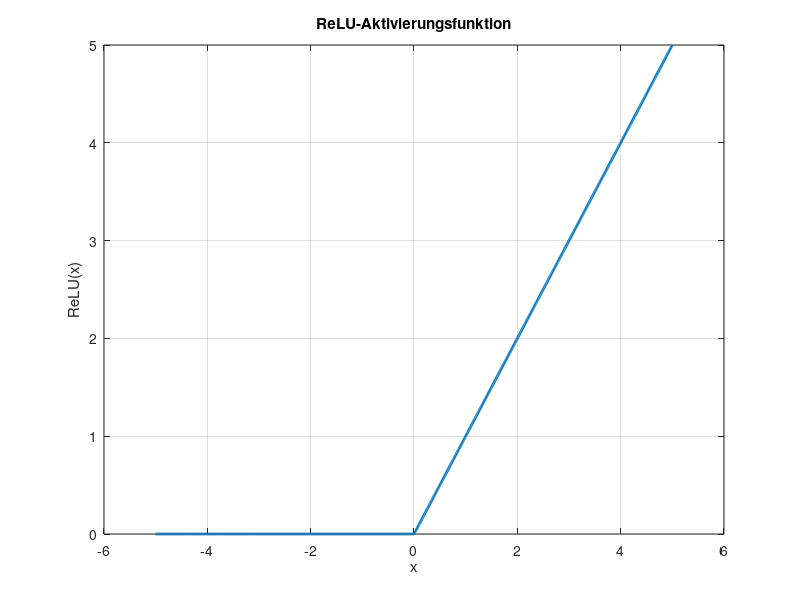
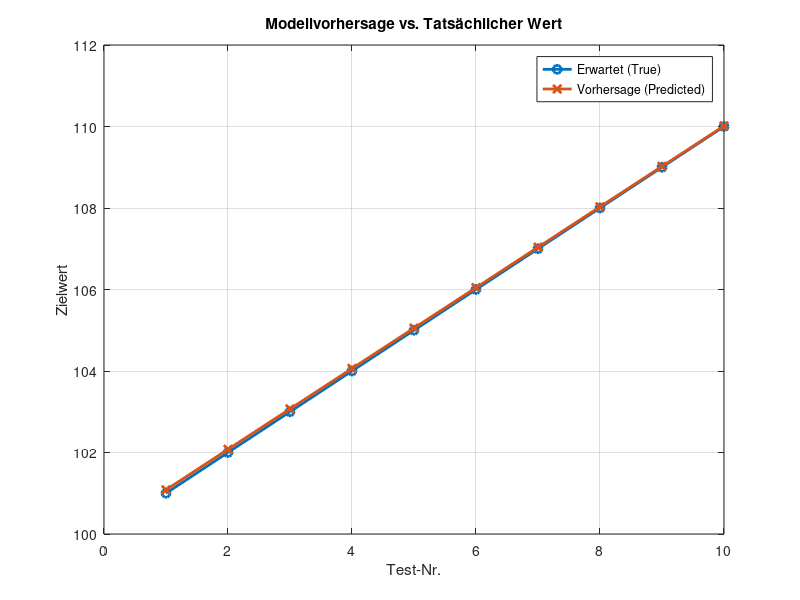

Write MATLAB code to recreate these figures, in order.
clc; clear;

% --- DATENERZEUGUNG UND NORMALISIERUNG ---

% Wir erzeugen ein Trainingsdatenset:
% Jede Eingabe besteht aus 5 aufeinanderfolgenden Zahlen,
% das Ziel ist es, die sechste Zahl vorherzusagen.
X = zeros(95, 5);  % 95 Trainingsbeispiele, jeweils 5 Eingangswerte
Y = zeros(95, 1);  % Die Zielwerte (Ausgabe)

for i = 1:95
    X(i,:) = i:i+4;   % Beispiel: [1 2 3 4 5]
    Y(i) = i + 5;     % Ziel: 6
end

% --- NORMALISIERUNG DER DATEN ---
% Normalisierung ist eine Vorverarbeitungstechnik, um das Lernen zu verbessern.
% Hier verwenden wir die Min-Max-Normalisierung.

% Die Min-Max-Normalisierung transformiert alle Werte auf den Bereich [0, 1]:
% x_norm = (x - min) / (max - min)
% Dadurch werden alle Merkmale in den gleichen Skalenbereich gebracht,
% was verhindert, dass Merkmale mit großen Werten das Training dominieren.

% Vorteil speziell bei ReLU: Da ReLU negative Werte auf 0 setzt,
% ist es wichtig, dass die Daten in einem positiven Bereich liegen.
% Daher ist Min-Max die ideale Wahl.

X_min = min(X(:));
X_max = max(X(:));
X = (X - X_min) / (X_max - X_min);  % Normalisierung von X auf [0, 1]

Y_min = min(Y);
Y_max = max(Y);
Y = (Y - Y_min) / (Y_max - Y_min);  % Normalisierung von Y auf [0, 1]

% --- NETZWERKARCHITEKTUR UND INITIALISIERUNG ---

% Die Architektur besteht aus:
% - 5 Eingangswerten
% - 1 versteckten Schicht mit 10 Neuronen
% - 1 Ausgang

layers = [5, 10, 1];
num_layers = length(layers) - 1;

W = cell(num_layers,1);  % Gewichtsmatrizen
b = cell(num_layers,1);  % Bias-Vektoren

for i = 1:num_layers
    W{i} = randn(layers(i), layers(i+1)) * 0.1;  % Initialisierung mit kleinen Zufallswerten
    b{i} = zeros(1, layers(i+1));
end

% --- AKTIVIERUNGSFUNKTIONEN ---

% ReLU (Rectified Linear Unit)
act = @(x) max(0, x);           % Aktivierungsfunktion
dact = @(x) double(x > 0);      % Ableitung für Backpropagation

% Visualisierung der ReLU-Funktion
x_vals = -5:0.01:5;             % Eingabewerte für die Funktion
y_vals = act(x_vals);           % Auswertung der Funktion
figure;
plot(x_vals, y_vals, 'LineWidth', 2);
xlabel('x');
ylabel('ReLU(x)');
title('ReLU-Aktivierungsfunktion');
grid on;


% ReLU (Rectified Linear Unit):
% Definition:
%   ReLU(x) = max(0, x)
% Verhalten:
%   - Für x > 0: bleibt x unverändert
%   - Für x <= 0: wird x zu 0
% Vorteile:
%   - Sehr effizient, schnell zu berechnen
%   - Verhindert vanishing gradients in tiefen Netzen
%   - Ideal für positive Eingaben (wie nach Min-Max-Normalisierung)

act = @(x) max(0, x);
dact = @(x) double(x > 0);  % Ableitung für Backpropagation

% ℹ️ Wenn man stattdessen `tanh(x)` verwenden würde:
% tanh(x) ∈ (-1, 1) und ist symmetrisch um 0.
% Vorteile:
%   - Liefert auch negative Ausgaben, was bei zentrierten Daten nützlich ist
%   - Kann in kleinen Netzen stabiler sein
% Nachteil:
%   - Für große |x| geht die Ableitung gegen 0 → vanishing gradient

% --- HYPERPARAMETER ---

% Anzahl der Trainingsdurchläufe (Epochen)
epochs = 2000;

% Lernrate (learning rate):
% Der Faktor, der bestimmt, wie groß die Schritte beim Anpassen der Gewichte sind.
% - Zu groß: Training wird instabil oder divergiert
% - Zu klein: Training ist sehr langsam oder bleibt stecken
lr = 0.01;

% --- TRAININGSLOOP ---
for epoch = 1:epochs
    A = cell(num_layers+1,1);  % Aktivierungen
    Z = cell(num_layers,1);    % Zwischenergebnisse (z = a*W + b)
    A{1} = X;

    % Vorwärtspass
    for i = 1:num_layers
        Z{i} = A{i} * W{i} + b{i};
        if i < num_layers
            A{i+1} = act(Z{i});   % ReLU-Aktivierung in versteckten Schichten
        else
            A{i+1} = Z{i};        % Lineare Ausgabe für Regression
        end
    end

    % Fehlerberechnung: mittlerer quadratischer Fehler (MSE)
    loss = mean((A{end} - Y).^2);

    % Rückwärtsdurchlauf (Backpropagation)
    dA = 2 * (A{end} - Y) / size(X,1);

    for i = num_layers:-1:1
        dZ = dA;
        if i < num_layers
            dZ = dZ .* dact(Z{i});
        end
        dW = A{i}' * dZ;
        db = sum(dZ, 1);
        dA = dZ * W{i}';

        % Aktualisierung der Gewichte und Bias
        W{i} = W{i} - lr * dW;
        b{i} = b{i} - lr * db;
    end

    % Fehlerausgabe alle 100 Epochen
    if mod(epoch, 100) == 0
        fprintf("Epoche %d - Fehler: %.6f\n", epoch, loss);
    end
end

% --- TESTEN DES NETZES MIT EINEM BEISPIEL ---

% Testdaten ebenfalls normalisieren (mit gleichen Werten wie beim Training!)
x_test = ([96 97 98 99 100] - X_min) / (X_max - X_min);

for i = 1:num_layers-1
    x_test = act(x_test * W{i} + b{i});
end

y_pred = x_test * W{end} + b{end};

% Rücktransformation (Denormalisierung) des Ergebnisses
y_pred_orig = y_pred * (Y_max - Y_min) + Y_min;
fprintf("Vorhersage (normalisiert): %.4f → Tatsächlicher Wert: %.1f\n", y_pred, y_pred_orig);

% --- TESTEN DES NETZES MIT MEHREREN BEISPIELEN ---

X_test = zeros(10, 5);
Y_true = zeros(10, 1);

for i = 96:105
    idx = i - 95;
    X_test(idx,:) = i:i+4;
    Y_true(idx) = i + 5;
end

% Testdaten normalisieren
X_test_norm = (X_test - X_min) / (X_max - X_min);

Y_pred = zeros(10, 1);

for n = 1:size(X_test_norm, 1)
    x = X_test_norm(n, :);
    for i = 1:num_layers-1
        x = act(x * W{i} + b{i});
    end
    Y_pred(n) = x * W{end} + b{end};
end

% Rücktransformation der Vorhersagen
Y_pred = Y_pred * (Y_max - Y_min) + Y_min;

% Fehleranzeige
disp('--- TESTERGEBNISSE ---');
fprintf('%6s  %12s  %12s  %12s\n', 'Test-Nr', 'Erwartet', 'Vorhersage', 'Absoluter Fehler');
for i = 1:10
    fehler = abs(Y_true(i) - Y_pred(i));
    fprintf('%6d  %12.2f  %12.2f  %12.2f\n', i, Y_true(i), Y_pred(i), fehler);
end

% Visualisierung der Ergebnisse
figure;
plot(1:10, Y_true, '-o', 'LineWidth', 2);
hold on;
plot(1:10, Y_pred, '-x', 'LineWidth', 2);
legend('Erwartet (True)', 'Vorhersage (Predicted)');
xlabel('Test-Nr.');
ylabel('Zielwert');
title('Modellvorhersage vs. Tatsächlicher Wert');
grid on;
